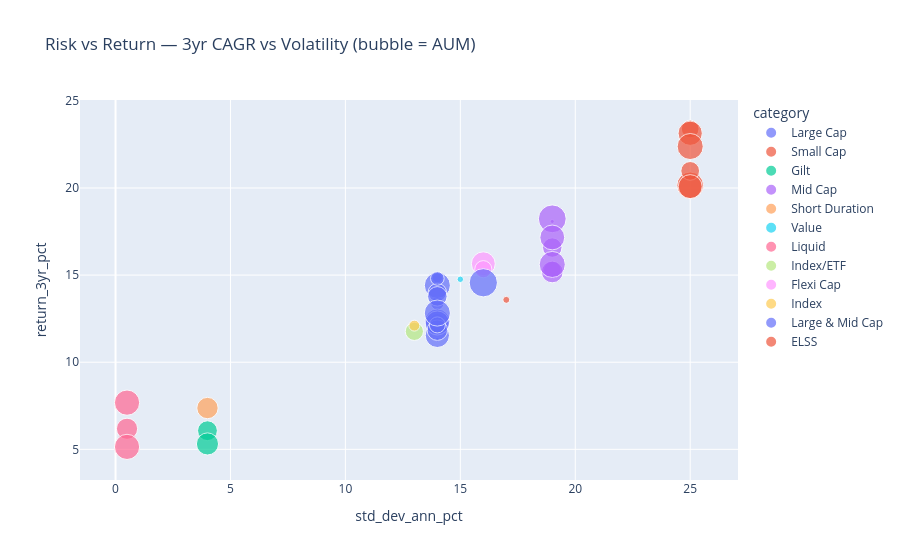

Write notebook code for a chart like this one.
### Code cell
perf = performance.merge(fund_master[["amfi_code","scheme_name","category"]], on="amfi_code", how="left")

fig10 = px.scatter(perf, x="std_dev_ann_pct", y="return_3yr_pct", 
                    size="aum_crore", color="category", hover_name="scheme_name",
                    title="Risk vs Return — 3yr CAGR vs Volatility (bubble = AUM)")
fig10.show()
plt.savefig(REPORTS_DIR/"10_risk_return_scatter.png", dpi=150)

### Figure 1 — Plotly figure (JSON) as saved in the notebook; plotly's stock layout.template omitted (floating-point values rounded to 4 significant figures)
{"data": [{"hovertemplate": "<b>%{hovertext}</b><br><br>category=Large Cap<br>std_dev_ann_pct=%{x}<br>return_3yr_pct=%{y}<br>aum_crore=%{marker.size}<extra></extra>", "hovertext": ["SBI Bluechip Fund - Regular Plan - Growth", "SBI Bluechip Fund - Direct Plan - Growth", "HDFC Top 100 Fund - Regular Plan - Growth", "HDFC Top 100 Fund - Direct Plan - Growth", "ICICI Pru Bluechip Fund - Regular - Growth", "ICICI Pru Bluechip Fund - Direct - Growth", "Nippon India Large Cap Fund - Regular - Growth", "Nippon India Large Cap Fund - Direct - Growth", "Kotak Bluechip Fund - Regular - Growth", "Axis Bluechip Fund - Regular - Growth", "Axis Bluechip Fund - Direct - Growth", "ABSL Frontline Equity Fund - Regular - Growth", "Mirae Asset Large Cap Fund - Regular - Growth", "DSP Top 100 Equity Fund - Regular - Growth"], "legendgroup": "Large Cap", "marker": {"color": "#636efa", "size": [14288, 1231, 6434, 10611, 36022, 41553, 20909, 39475, 35585, 25803, 15866, 23500, 11361, 41828], "sizemode": "area", "sizeref": 122.6, "symbol": "circle"}, "mode": "markers", "name": "Large Cap", "orientation": "v", "showlegend": true, "type": "scatter", "x": [14.0, 14.0, 14.0, 14.0, 14.0, 14.0, 14.0, 14.0, 14.0, 14.0, 14.0, 14.0, 14.0, 14.0], "xaxis": "x", "y": [12.36, 11.3, 14.84, 13.38, 11.54, 14.41, 14.0, 12.33, 12.25, 11.84, 12.14, 13.78, 14.81, 12.82], "yaxis": "y"}, {"hovertemplate": "<b>%{hovertext}</b><br><br>category=Small Cap<br>std_dev_ann_pct=%{x}<br>return_3yr_pct=%{y}<br>aum_crore=%{marker.size}<extra></extra>", "hovertext": ["SBI Small Cap Fund - Regular Plan - Growth", "SBI Small Cap Fund - Direct Plan - Growth", "Nippon India Small Cap Fund - Regular - Growth", "Axis Small Cap Fund - Regular - Growth", "ABSL Small Cap Fund - Regular - Growth", "DSP Small Cap Fund - Regular - Growth"], "legendgroup": "Small Cap", "marker": {"color": "#EF553B", "size": [19259, 36061, 43630, 21545, 41613, 35124], "sizemode": "area", "sizeref": 122.6, "symbol": "circle"}, "mode": "markers", "name": "Small Cap", "orientation": "v", "showlegend": true, "type": "scatter", "x": [25.0, 25.0, 25.0, 25.0, 25.0, 25.0], "xaxis": "x", "y": [23.39, 23.14, 20.15, 20.98, 22.38, 20.08], "yaxis": "y"}, {"hovertemplate": "<b>%{hovertext}</b><br><br>category=Gilt<br>std_dev_ann_pct=%{x}<br>return_3yr_pct=%{y}<br>aum_crore=%{marker.size}<extra></extra>", "hovertext": ["SBI Magnum Gilt Fund - Regular Plan - Growth", "Nippon India Gilt Securities Fund - Regular - Growth"], "legendgroup": "Gilt", "marker": {"color": "#00cc96", "size": [24101, 30030], "sizemode": "area", "sizeref": 122.6, "symbol": "circle"}, "mode": "markers", "name": "Gilt", "orientation": "v", "showlegend": true, "type": "scatter", "x": [4.0, 4.0], "xaxis": "x", "y": [6.07, 5.31], "yaxis": "y"}, {"hovertemplate": "<b>%{hovertext}</b><br><br>category=Mid Cap<br>std_dev_ann_pct=%{x}<br>return_3yr_pct=%{y}<br>aum_crore=%{marker.size}<extra></extra>", "hovertext": ["HDFC Mid-Cap Opportunities Fund - Regular - Growth", "HDFC Mid-Cap Opportunities Fund - Direct - Growth", "ICICI Pru Midcap Fund - Regular - Growth", "Kotak Emerging Equity Fund - Regular - Growth", "Axis Midcap Fund - Regular - Growth", "UTI Mid Cap Fund - Regular - Growth", "DSP Midcap Fund - Regular - Growth"], "legendgroup": "Mid Cap", "marker": {"color": "#ab63fa", "size": [23185, 18792, 979, 47469, 28996, 41728, 37835], "sizemode": "area", "sizeref": 122.6, "symbol": "circle"}, "mode": "markers", "name": "Mid Cap", "orientation": "v", "showlegend": true, "type": "scatter", "x": [19.0, 19.0, 19.0, 19.0, 19.0, 19.0, 19.0], "xaxis": "x", "y": [16.58, 15.29, 18.08, 18.23, 15.18, 15.61, 17.16], "yaxis": "y"}, {"hovertemplate": "<b>%{hovertext}</b><br><br>category=Short Duration<br>std_dev_ann_pct=%{x}<br>return_3yr_pct=%{y}<br>aum_crore=%{marker.size}<extra></extra>", "hovertext": ["HDFC Short Term Debt Fund - Regular - Growth"], "legendgroup": "Short Duration", "marker": {"color": "#FFA15A", "size": [27953], "sizemode": "area", "sizeref": 122.6, "symbol": "circle"}, "mode": "markers", "name": "Short Duration", "orientation": "v", "showlegend": true, "type": "scatter", "x": [4.0], "xaxis": "x", "y": [7.37], "yaxis": "y"}, {"hovertemplate": "<b>%{hovertext}</b><br><br>category=Value<br>std_dev_ann_pct=%{x}<br>return_3yr_pct=%{y}<br>aum_crore=%{marker.size}<extra></extra>", "hovertext": ["ICICI Pru Value Discovery Fund - Regular - Growth"], "legendgroup": "Value", "marker": {"color": "#19d3f3", "size": [2571], "sizemode": "area", "sizeref": 122.6, "symbol": "circle"}, "mode": "markers", "name": "Value", "orientation": "v", "showlegend": true, "type": "scatter", "x": [15.0], "xaxis": "x", "y": [14.76], "yaxis": "y"}, {"hovertemplate": "<b>%{hovertext}</b><br><br>category=Liquid<br>std_dev_ann_pct=%{x}<br>return_3yr_pct=%{y}<br>aum_crore=%{marker.size}<extra></extra>", "hovertext": ["ICICI Pru Liquid Fund - Regular - Growth", "Kotak Liquid Fund - Regular - Growth", "ABSL Liquid Fund - Regular - Growth"], "legendgroup": "Liquid", "marker": {"color": "#FF6692", "size": [39116, 27623, 38995], "sizemode": "area", "sizeref": 122.6, "symbol": "circle"}, "mode": "markers", "name": "Liquid", "orientation": "v", "showlegend": true, "type": "scatter", "x": [0.5, 0.5, 0.5], "xaxis": "x", "y": [7.68, 6.18, 5.14], "yaxis": "y"}, {"hovertemplate": "<b>%{hovertext}</b><br><br>category=Index/ETF<br>std_dev_ann_pct=%{x}<br>return_3yr_pct=%{y}<br>aum_crore=%{marker.size}<extra></extra>", "hovertext": ["Nippon India ETF Nifty 50 BeES"], "legendgroup": "Index/ETF", "marker": {"color": "#B6E880", "size": [20284], "sizemode": "area", "sizeref": 122.6, "symbol": "circle"}, "mode": "markers", "name": "Index/ETF", "orientation": "v", "showlegend": true, "type": "scatter", "x": [13.0], "xaxis": "x", "y": [11.77], "yaxis": "y"}, {"hovertemplate": "<b>%{hovertext}</b><br><br>category=Flexi Cap<br>std_dev_ann_pct=%{x}<br>return_3yr_pct=%{y}<br>aum_crore=%{marker.size}<extra></extra>", "hovertext": ["Kotak Flexicap Fund - Regular - Growth", "UTI Flexi Cap Fund - Regular - Growth"], "legendgroup": "Flexi Cap", "marker": {"color": "#FF97FF", "size": [35012, 17912], "sizemode": "area", "sizeref": 122.6, "symbol": "circle"}, "mode": "markers", "name": "Flexi Cap", "orientation": "v", "showlegend": true, "type": "scatter", "x": [16.0, 16.0], "xaxis": "x", "y": [15.65, 15.34], "yaxis": "y"}, {"hovertemplate": "<b>%{hovertext}</b><br><br>category=Index<br>std_dev_ann_pct=%{x}<br>return_3yr_pct=%{y}<br>aum_crore=%{marker.size}<extra></extra>", "hovertext": ["UTI Nifty 50 Index Fund - Regular - Growth"], "legendgroup": "Index", "marker": {"color": "#FECB52", "size": [7350], "sizemode": "area", "sizeref": 122.6, "symbol": "circle"}, "mode": "markers", "name": "Index", "orientation": "v", "showlegend": true, "type": "scatter", "x": [13.0], "xaxis": "x", "y": [12.1], "yaxis": "y"}, {"hovertemplate": "<b>%{hovertext}</b><br><br>category=Large & Mid Cap<br>std_dev_ann_pct=%{x}<br>return_3yr_pct=%{y}<br>aum_crore=%{marker.size}<extra></extra>", "hovertext": ["Mirae Asset Emerging Bluechip Fund - Regular - Growth"], "legendgroup": "Large & Mid Cap", "marker": {"color": "#636efa", "size": [49046], "sizemode": "area", "sizeref": 122.6, "symbol": "circle"}, "mode": "markers", "name": "Large & Mid Cap", "orientation": "v", "showlegend": true, "type": "scatter", "x": [16.0], "xaxis": "x", "y": [14.56], "yaxis": "y"}, {"hovertemplate": "<b>%{hovertext}</b><br><br>category=ELSS<br>std_dev_ann_pct=%{x}<br>return_3yr_pct=%{y}<br>aum_crore=%{marker.size}<extra></extra>", "hovertext": ["Mirae Asset Tax Saver Fund - Regular - Growth"], "legendgroup": "ELSS", "marker": {"color": "#EF553B", "size": [2989], "sizemode": "area", "sizeref": 122.6, "symbol": "circle"}, "mode": "markers", "name": "ELSS", "orientation": "v", "showlegend": true, "type": "scatter", "x": [17.0], "xaxis": "x", "y": [13.58], "yaxis": "y"}], "layout": {"legend": {"itemsizing": "constant", "title": {"text": "category"}, "tracegroupgap": 0}, "title": {"text": "Risk vs Return — 3yr CAGR vs Volatility (bubble = AUM)"}, "xaxis": {"anchor": "y", "domain": [0, 1], "title": {"text": "std_dev_ann_pct"}}, "yaxis": {"anchor": "x", "domain": [0, 1], "title": {"text": "return_3yr_pct"}}}}
